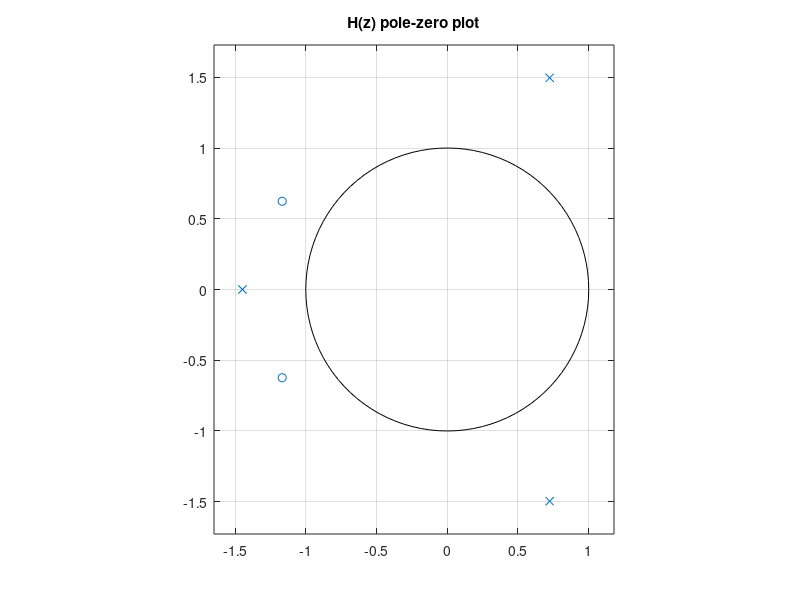
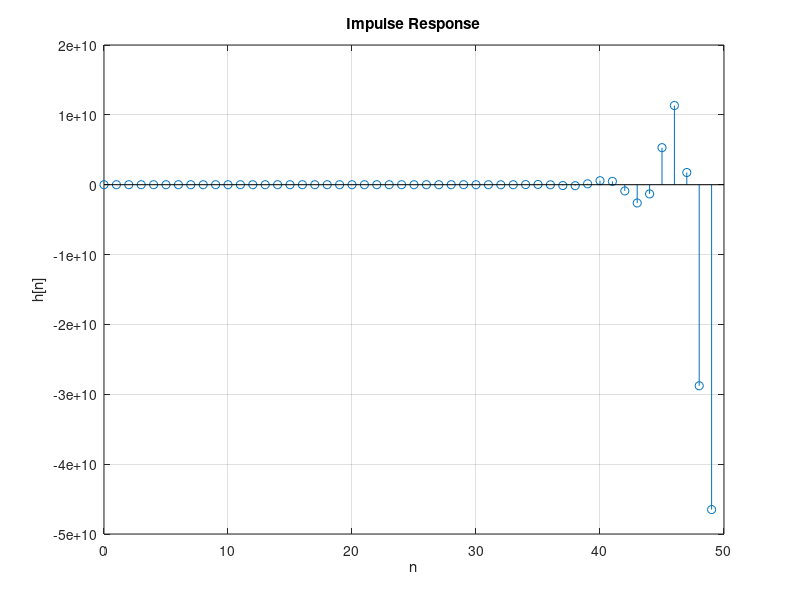
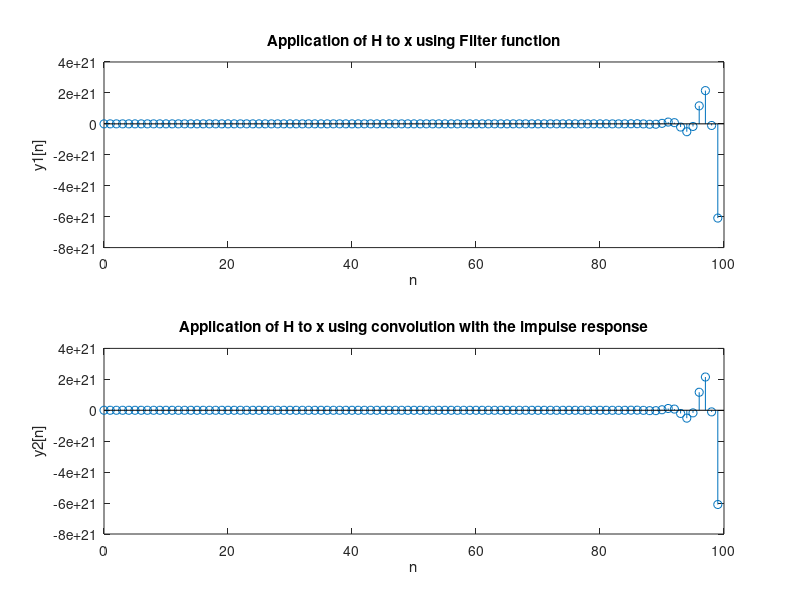
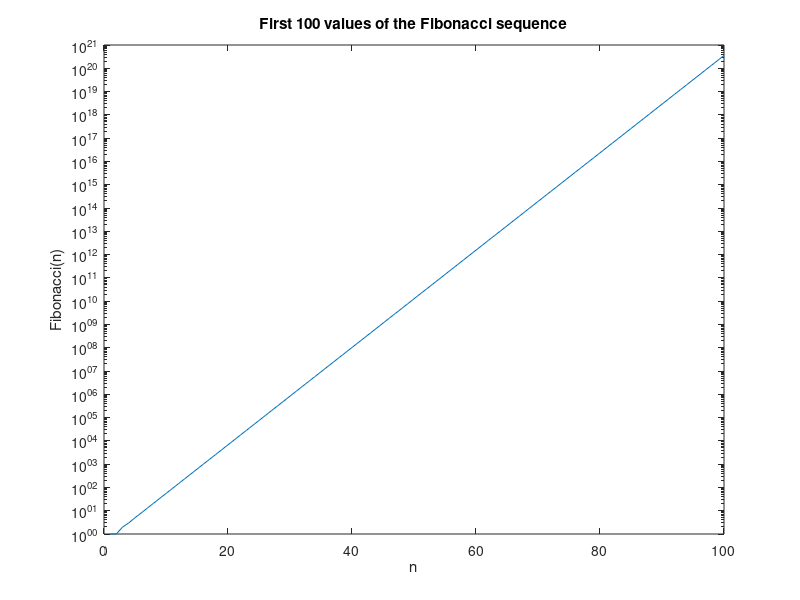

Write MATLAB code to recreate these figures, in order.
%Yuval Epstain Ofek - MATLAB HW 6
clear
close all
clc
%%
close all;
%%%Problem 1
%%%a. storing as variables:
nums = [ 2/7, 2/3, 0.5];
dens = [ .5, 0, 1/3, 2];

%Finding zeros and poles
[zeros,poles, ~] = tf2zp (nums, dens);

%plotting
figure
zplane(zeros, poles)
title('H(z) pole-zero plot')


%%%b. first 50 points of the impulse response
[IR, n] = impz(nums, dens, 50);

%Plotting impulse response
figure
stem(n, IR)
title('Impulse Response')
xlabel('n')
ylabel('h[n]')
grid on


%%%c. getting x[n] for n = 0 to 99 
xn = (3/4).^(0:99);
[xIR, n2] = impz(nums, dens, 100); %need more values now
%Method 1, using the filter function 
y = filter(nums, dens, xn);

%plotting method 1
figure
subplot(2,1,1)
stem(n2, y)
title('Application of H to x using Filter function');
xlabel('n');
ylabel('y1[n]');

%d. Method 2, convolutions
y2 = conv(xIR, xn);
y2 = y2(1:100);

%Plotting method 2
subplot(2,1,2)
stem(n2, y)
title('Application of H to x using convolution with the impulse response');
xlabel('n');
ylabel('y2[n]');


%%
%%%Problem 2
clear
%Generating the fibbonacci numbers 1 to 100
fib = zeros(1,100);
fib([1,2]) = 1;
for n = 3:100
    fib(n) = fib(n-1) + fib(n-2);
end

%Plotting fib using semilogy
figure
semilogy(fib)
title('First 100 values of the Fibonacci sequence')
xlabel('n')
ylabel('Fibonacci(n)')
%Input
xn = (3/4).^(0:99);

%Output
y = conv(fib, xn)
y = y(1:100)
%Plotting output
figure;
stem(0:99, y)
title('Fibbonacci sequence convolution with x[n]')
xlabel('n');
ylabel('y3[n]');
